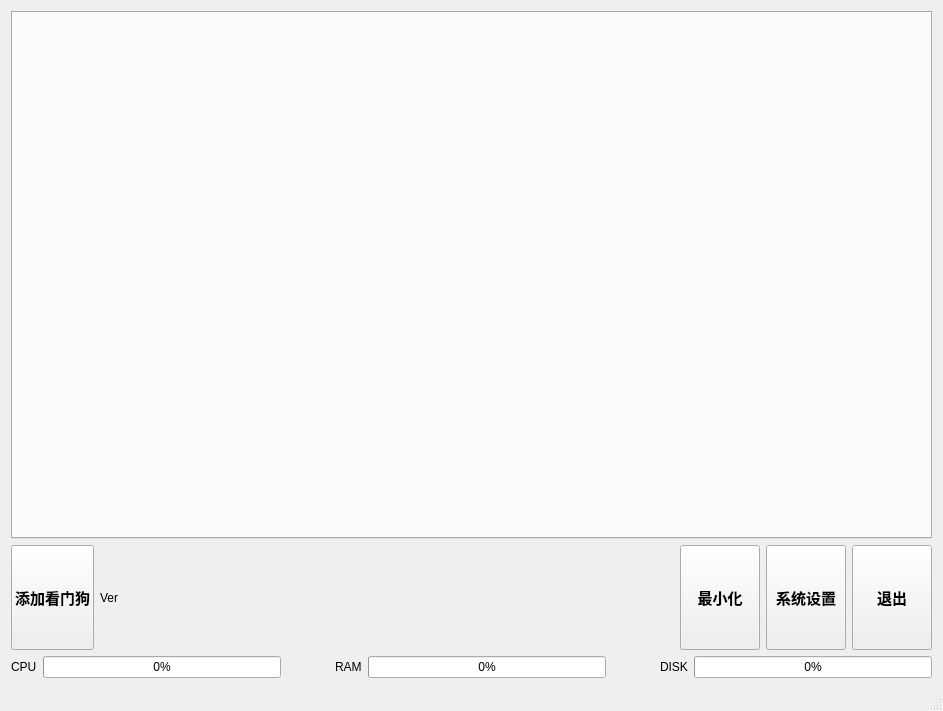
<?xml version="1.0" encoding="UTF-8"?>
<ui version="4.0">
 <class>MainWindow</class>
 <widget class="QMainWindow" name="MainWindow">
  <property name="geometry">
   <rect>
    <x>0</x>
    <y>0</y>
    <width>943</width>
    <height>711</height>
   </rect>
  </property>
  <property name="windowTitle">
   <string>MainWindow</string>
  </property>
  <widget class="QWidget" name="centralWidget">
   <layout class="QVBoxLayout" name="verticalLayout_2">
    <item>
     <layout class="QVBoxLayout" name="verticalLayout" stretch="5,1">
      <item>
       <widget class="QTabWidget" name="tabWidget_Dog_House">
        <property name="minimumSize">
         <size>
          <width>550</width>
          <height>400</height>
         </size>
        </property>
        <property name="currentIndex">
         <number>-1</number>
        </property>
       </widget>
      </item>
      <item>
       <layout class="QHBoxLayout" name="horizontalLayout">
        <item>
         <widget class="QPushButton" name="pushButton_Add_Dog">
          <property name="sizePolicy">
           <sizepolicy hsizetype="Minimum" vsizetype="MinimumExpanding">
            <horstretch>0</horstretch>
            <verstretch>0</verstretch>
           </sizepolicy>
          </property>
          <property name="font">
           <font>
            <pointsize>11</pointsize>
            <weight>75</weight>
            <bold>true</bold>
            <stylestrategy>PreferDefault</stylestrategy>
           </font>
          </property>
          <property name="text">
           <string>添加看门狗</string>
          </property>
         </widget>
        </item>
        <item>
         <widget class="QLabel" name="label_Version">
          <property name="text">
           <string>Ver</string>
          </property>
         </widget>
        </item>
        <item>
         <spacer name="horizontalSpacer">
          <property name="orientation">
           <enum>Qt::Horizontal</enum>
          </property>
          <property name="sizeHint" stdset="0">
           <size>
            <width>40</width>
            <height>20</height>
           </size>
          </property>
         </spacer>
        </item>
        <item>
         <widget class="QPushButton" name="pushButton_Minimun">
          <property name="sizePolicy">
           <sizepolicy hsizetype="Minimum" vsizetype="MinimumExpanding">
            <horstretch>0</horstretch>
            <verstretch>0</verstretch>
           </sizepolicy>
          </property>
          <property name="font">
           <font>
            <pointsize>11</pointsize>
            <weight>75</weight>
            <bold>true</bold>
            <stylestrategy>PreferDefault</stylestrategy>
           </font>
          </property>
          <property name="text">
           <string>最小化</string>
          </property>
         </widget>
        </item>
        <item>
         <widget class="QPushButton" name="pushButton_System_Config">
          <property name="sizePolicy">
           <sizepolicy hsizetype="Minimum" vsizetype="MinimumExpanding">
            <horstretch>0</horstretch>
            <verstretch>0</verstretch>
           </sizepolicy>
          </property>
          <property name="font">
           <font>
            <pointsize>11</pointsize>
            <weight>75</weight>
            <bold>true</bold>
            <stylestrategy>PreferDefault</stylestrategy>
           </font>
          </property>
          <property name="text">
           <string>系统设置</string>
          </property>
         </widget>
        </item>
        <item>
         <widget class="QPushButton" name="pushButton_exit">
          <property name="sizePolicy">
           <sizepolicy hsizetype="Minimum" vsizetype="MinimumExpanding">
            <horstretch>0</horstretch>
            <verstretch>0</verstretch>
           </sizepolicy>
          </property>
          <property name="font">
           <font>
            <pointsize>11</pointsize>
            <weight>75</weight>
            <bold>true</bold>
            <stylestrategy>PreferDefault</stylestrategy>
           </font>
          </property>
          <property name="text">
           <string>退出</string>
          </property>
         </widget>
        </item>
       </layout>
      </item>
     </layout>
    </item>
    <item>
     <layout class="QHBoxLayout" name="horizontalLayout_2" stretch="0,5,1,0,5,1,0,5">
      <item>
       <widget class="QLabel" name="label_FIX">
        <property name="text">
         <string>CPU</string>
        </property>
       </widget>
      </item>
      <item>
       <widget class="QProgressBar" name="progressBar_CPU">
        <property name="value">
         <number>0</number>
        </property>
       </widget>
      </item>
      <item>
       <spacer name="horizontalSpacer_2">
        <property name="orientation">
         <enum>Qt::Horizontal</enum>
        </property>
        <property name="sizeType">
         <enum>QSizePolicy::Preferred</enum>
        </property>
        <property name="sizeHint" stdset="0">
         <size>
          <width>40</width>
          <height>20</height>
         </size>
        </property>
       </spacer>
      </item>
      <item>
       <widget class="QLabel" name="label_FIX_2">
        <property name="text">
         <string>RAM</string>
        </property>
       </widget>
      </item>
      <item>
       <widget class="QProgressBar" name="progressBar_RAM">
        <property name="value">
         <number>0</number>
        </property>
       </widget>
      </item>
      <item>
       <spacer name="horizontalSpacer_3">
        <property name="orientation">
         <enum>Qt::Horizontal</enum>
        </property>
        <property name="sizeType">
         <enum>QSizePolicy::Preferred</enum>
        </property>
        <property name="sizeHint" stdset="0">
         <size>
          <width>40</width>
          <height>20</height>
         </size>
        </property>
       </spacer>
      </item>
      <item>
       <widget class="QLabel" name="label_FIX_3">
        <property name="text">
         <string>DISK</string>
        </property>
       </widget>
      </item>
      <item>
       <widget class="QProgressBar" name="progressBar_DISK">
        <property name="value">
         <number>0</number>
        </property>
       </widget>
      </item>
     </layout>
    </item>
   </layout>
  </widget>
  <widget class="QStatusBar" name="statusBar"/>
 </widget>
 <layoutdefault spacing="6" margin="11"/>
 <resources/>
 <connections/>
</ui>
